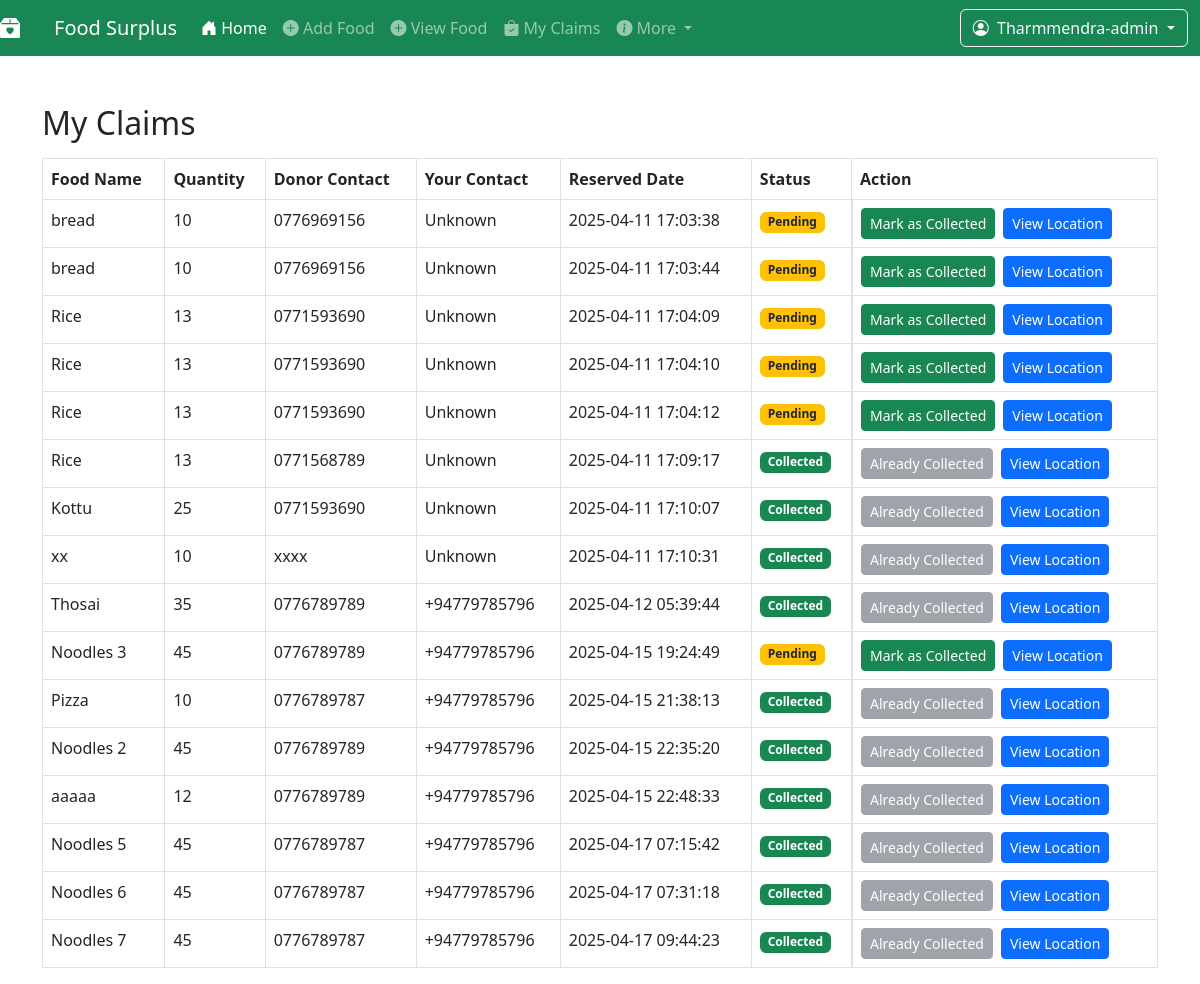
/myclaims.php (signed in), run on the app's committed database.
### tables this page shows
CREATE TABLE `reservedfood` (
  `Id` int(11) NOT NULL,
  `ReserverName` varchar(50) NOT NULL,
  `FoodName` varchar(50) NOT NULL,
  `Qty` int(11) NOT NULL,
  `DonarContactNo` varchar(15) NOT NULL,
  `ReserverContact` varchar(15) NOT NULL,
  `ReservedDate` datetime NOT NULL,
  `Status` varchar(25) NOT NULL,
  `PostFoodID` int(11) DEFAULT NULL
);

### myclaims.php (the view, shortened to what this page needs)
<?php
require_once 'db.php';
$reserverName = $_SESSION['ReserverName'];
$stmt = $conn->prepare("SELECT * FROM reservedfood WHERE ReserverName = ?");
$stmt->bind_param("s", $reserverName);
$stmt->execute();
$result = $stmt->get_result();
$claims = $result->fetch_all(MYSQLI_ASSOC);
?>
<!DOCTYPE html>
<html lang="en">
<head>
    <link href="https://cdn.jsdelivr.net/npm/bootstrap@5.3.0-alpha1/dist/css/bootstrap.min.css" rel="stylesheet">
    <link href="https://cdn.datatables.net/1.13.4/css/dataTables.bootstrap5.min.css" rel="stylesheet">
    <link href="https://cdn.datatables.net/responsive/2.4.1/css/responsive.bootstrap5.min.css" rel="stylesheet">
    <link rel="stylesheet" href="https://cdnjs.cloudflare.com/ajax/libs/font-awesome/6.0.0-beta3/css/all.min.css">
    <link href="https://cdn.jsdelivr.net/npm/bootstrap-icons@1.10.5/font/bootstrap-icons.css" rel="stylesheet">
</head>
<body>
 <nav class="navbar navbar-expand-lg navbar-dark bg-success sticky-top">
    <a class="navbar-brand" href="index.php">
      <i class="bi bi-box2-heart-fill me-2"></i> &nbsp;  &nbsp; Food Surplus
    </a>
    <div class="collapse navbar-collapse" id="navbarSupportedContent">
      <ul class="navbar-nav me-auto mb-2 mb-lg-0">
        <li class="nav-item">
          <a class="nav-link active" aria-current="page" href="dashboard.php">
            <i class="bi bi-house-door-fill"></i> Home
          </a>
        </li>
        <li class="nav-item">
          <a class="nav-link" href="Updatepostfood.php">
            <i class="bi bi-plus-circle-fill"></i> Add Food
          </a>
        </li>
        <li class="nav-item">
          <a class="nav-link" href="View.php">
            <i class="bi bi-plus-circle-fill"></i> View Food
          </a>
        </li>
        <li class="nav-item">
          <a class="nav-link" href="myclaims.php">
            <i class="bi bi-bag-check-fill"></i> My Claims
          </a>
        </li>
        <li class="nav-item dropdown">
          <a class="nav-link dropdown-toggle" href="#" id="navbarDropdown" role="button"
             data-bs-toggle="dropdown" aria-expanded="false">
            <i class="bi bi-info-circle-fill"></i> More
          </a>
        </li>
      </ul>
      <div class="d-flex">
        <div class="dropdown">
          <a class="btn btn-outline-light dropdown-toggle" href="#" role="button"
             id="userDropdown" data-bs-toggle="dropdown" aria-expanded="false">
            <i class="bi bi-person-circle me-1"></i> <?php echo $_SESSION['ReserverName']."-".$_SESSION['role']; ?>
          </a>
        </div>
      </div> &nbsp; &nbsp;
    </div>
</nav>
    <div class="container mt-5">
        <h2>My Claims</h2>
        <?php if (empty($claims)): ?>
            <div class="alert alert-info">No claims found.</div>
        <?php else: ?>
            <table class="table table-bordered mt-3">
                <thead>
                    <tr>
                        <th>Food Name</th>
                        <th>Quantity</th>
                        <th>Donor Contact</th>
                        <th>Your Contact</th>
                        <th>Reserved Date</th>
                        <th>Status</th>
                        <th>Action</th>
                    </tr>
                </thead>
                <tbody>
                    <?php foreach ($claims as $claim): ?>
                        <tr>
                            <td><?= htmlspecialchars($claim['FoodName']) ?></td>
                            <td><?= htmlspecialchars($claim['Qty']) ?></td>
                            <td><?= htmlspecialchars($claim['DonarContactNo']) ?></td>
                            <td><?= htmlspecialchars($claim['ReserverContact']) ?></td>
                            <td><?= htmlspecialchars($claim['ReservedDate']) ?></td>
                            <td>
                                <?php if ($claim['Status'] === 'Pending'): ?>
                                    <span class="badge bg-warning text-dark">Pending</span>
                                <?php else: ?>
                                    <span class="badge bg-success">Collected</span>
                                <?php endif; ?>
                            </td>
                            <td class="d-flex gap-2">
                            <?php if ($claim['Status'] === 'Pending'): ?>
                                    <form method="post">
                                        <button type="submit" class="btn btn-success btn-sm">Mark as Collected</button>
                                    </form>
                                <?php else: ?>
                                    <button class="btn btn-secondary btn-sm" disabled>Already Collected</button>
                                <?php endif; ?>
                                <?php if (!empty($claim['FoodName'])): ?>
                                    <a href="viewlocation.php?food=<?= urlencode($claim['FoodName']) ?>" target="_blank" class="btn btn-primary btn-sm">View Location</a>
                                <?php endif; ?>
                            </td>
                        </tr>
                    <?php endforeach ?>
                </tbody>
            </table>
        <?php endif; ?>
    </div>
</body>
</html>

### data on the page
reservedfood: FoodName "bread", Qty "10", DonarContactNo "0776969156", ReserverContact "Unknown", ReservedDate "2025-04-11 17:03:38", Status "Pending"
reservedfood: FoodName "bread", Qty "10", DonarContactNo "0776969156", ReserverContact "Unknown", ReservedDate "2025-04-11 17:03:44", Status "Pending"
reservedfood: FoodName "Rice", Qty "13", DonarContactNo "0771593690", ReserverContact "Unknown", ReservedDate "2025-04-11 17:04:09", Status "Pending"
reservedfood: FoodName "Rice", Qty "13", DonarContactNo "0771593690", ReserverContact "Unknown", ReservedDate "2025-04-11 17:04:10", Status "Pending"
reservedfood: FoodName "Rice", Qty "13", DonarContactNo "0771593690", ReserverContact "Unknown", ReservedDate "2025-04-11 17:04:12", Status "Pending"
reservedfood: FoodName "Rice", Qty "13", DonarContactNo "0771568789", ReserverContact "Unknown", ReservedDate "2025-04-11 17:09:17", Status "Collected"
reservedfood: FoodName "Kottu", Qty "25", DonarContactNo "0771593690", ReserverContact "Unknown", ReservedDate "2025-04-11 17:10:07", Status "Collected"
reservedfood: FoodName "xx", Qty "10", DonarContactNo "xxxx", ReserverContact "Unknown", ReservedDate "2025-04-11 17:10:31", Status "Collected"
reservedfood: FoodName "Thosai", Qty "35", DonarContactNo "0776789789", ReserverContact "+94779785796", ReservedDate "2025-04-12 05:39:44", Status "Collected"
reservedfood: FoodName "Noodles 3", Qty "45", DonarContactNo "0776789789", ReserverContact "+94779785796", ReservedDate "2025-04-15 19:24:49", Status "Pending"
reservedfood: FoodName "Pizza", Qty "10", DonarContactNo "0776789787", ReserverContact "+94779785796", ReservedDate "2025-04-15 21:38:13", Status "Collected"
reservedfood: FoodName "Noodles 2", Qty "45", DonarContactNo "0776789789", ReserverContact "+94779785796", ReservedDate "2025-04-15 22:35:20", Status "Collected"
reservedfood: FoodName "aaaaa", Qty "12", DonarContactNo "0776789789", ReserverContact "+94779785796", ReservedDate "2025-04-15 22:48:33", Status "Collected"
reservedfood: FoodName "Noodles 5", Qty "45", DonarContactNo "0776789787", ReserverContact "+94779785796", ReservedDate "2025-04-17 07:15:42", Status "Collected"
reservedfood: FoodName "Noodles 6", Qty "45", DonarContactNo "0776789787", ReserverContact "+94779785796", ReservedDate "2025-04-17 07:31:18", Status "Collected"
reservedfood: FoodName "Noodles 7", Qty "45", DonarContactNo "0776789787", ReserverContact "+94779785796", ReservedDate "2025-04-17 09:44:23", Status "Collected"

### other printed values
$_SESSION['ReserverName'] "Tharmmendra"
$_SESSION['role'] "admin"
